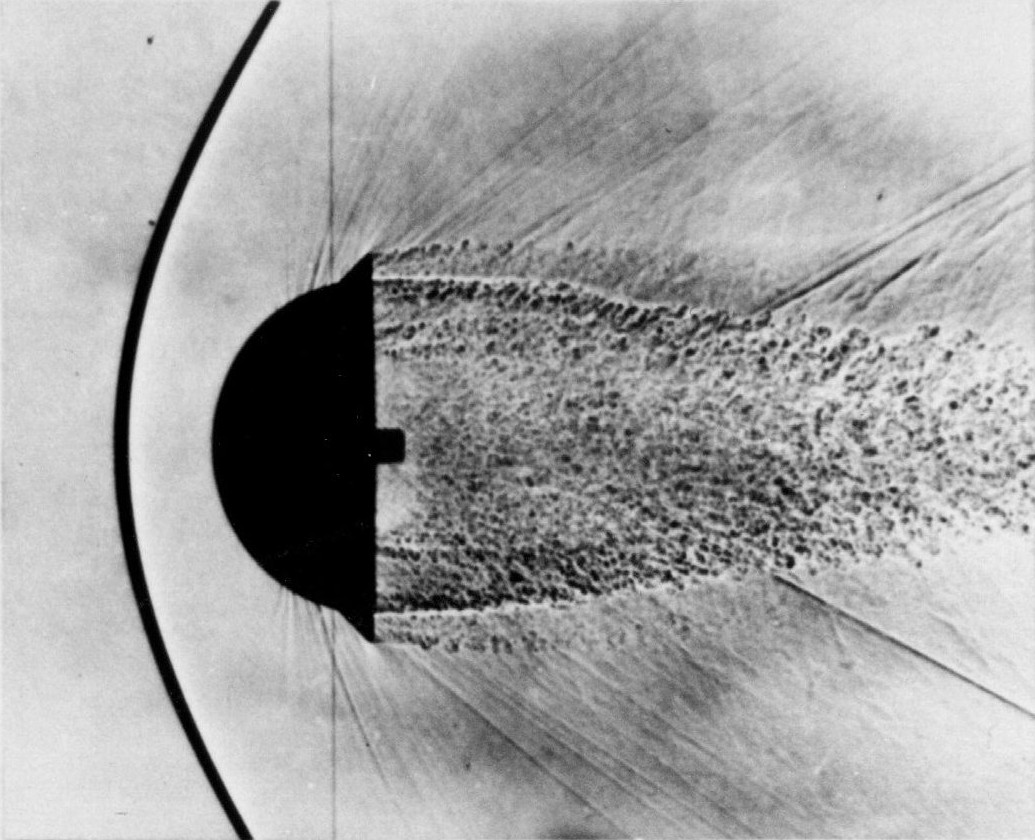
#> input picture data/Bowshock_example_-_blunt_body.jpg, 1035 x 840 px, found by its file name
$ jupyter execute 03_1_SVD_Blunt_Body.ipynb
#> lines starting #> are read from the running program, lines starting #| are printed output that depends on the picture; long printed decimals are rounded
<a href="https://colab.research.google.com/github/kursatkara/MAE_5020_Spring_2026/blob/master/03_1_SVD_Blunt_Body.ipynb" target="_parent"></a>

[cell 1]
import numpy as np
import matplotlib.pyplot as plt

from PIL import Image
from urllib.request import Request, urlopen

# get the image from the url
#url = "https://upload.wikimedia.org/wikipedia/commons/f/fb/Karmansche_Wirbelstr_kleine_Re.JPG"
#url = "https://upload.wikimedia.org/wikipedia/commons/2/2c/Vortex-street-1.jpg"
#url = "https://upload.wikimedia.org/wikipedia/commons/6/61/Black_Circle.jpg"
url = "https://upload.wikimedia.org/wikipedia/commons/3/33/Bowshock_example_-_blunt_body.jpg"

req = Request(url, headers={"User-Agent": "Mozilla/5.0"})
with urlopen(req) as f:
    # convert the image to grayscale
    image = Image.open(f).convert("L")
#> image is the input picture: PIL image 1035x840 L; min 0, max 243, mean 163.5

# convert the image to a numpy array
X = np.array(image)

# plot the image
plt.imshow(X, cmap='gray')
plt.show()

[cell 2]
print("Dimension of X :", X.ndim)
#| Dimension of X : 2
print("Shape of X     :", X.shape)
#| Shape of X     : (840, 1035)
print("Size of X      :", X.size)
#| Size of X      : 869400
print("Min(X)         :", np.min(X))
#| Min(X)         : 0
print("Max(X)         :", np.max(X))
#| Max(X)         : 243
print("X.             :\n",X)
#> (printed output is left out)

[cell 3]
U, S, VT = np.linalg.svd(X,full_matrices=False)
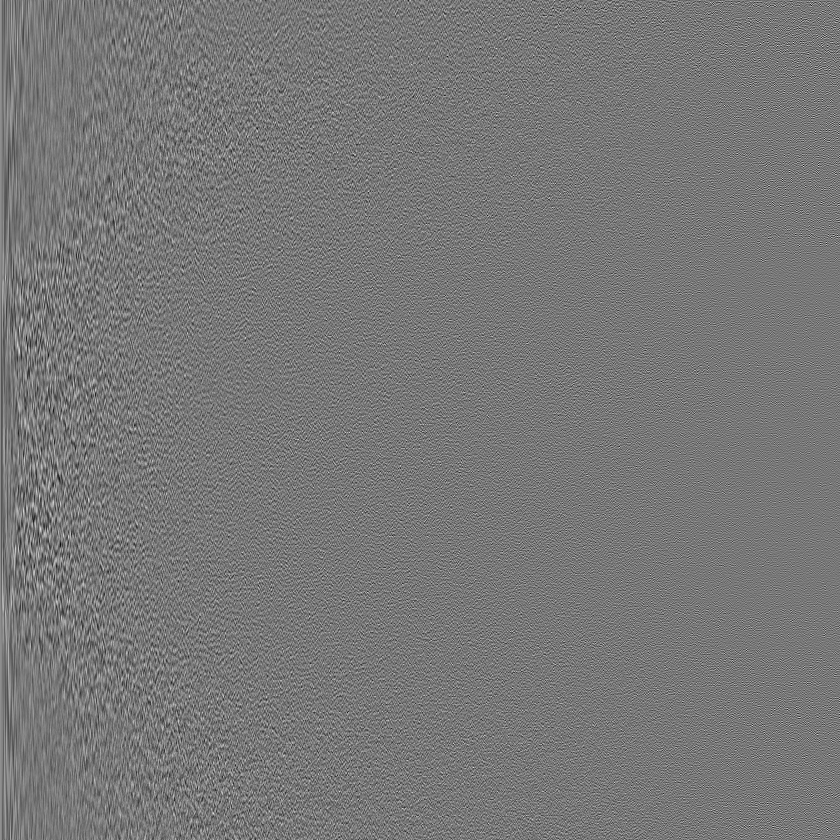
#> U: shape (840, 840) float64; min -0.192, max 0.216, mean 3.89e-05; drawn with min black and max white
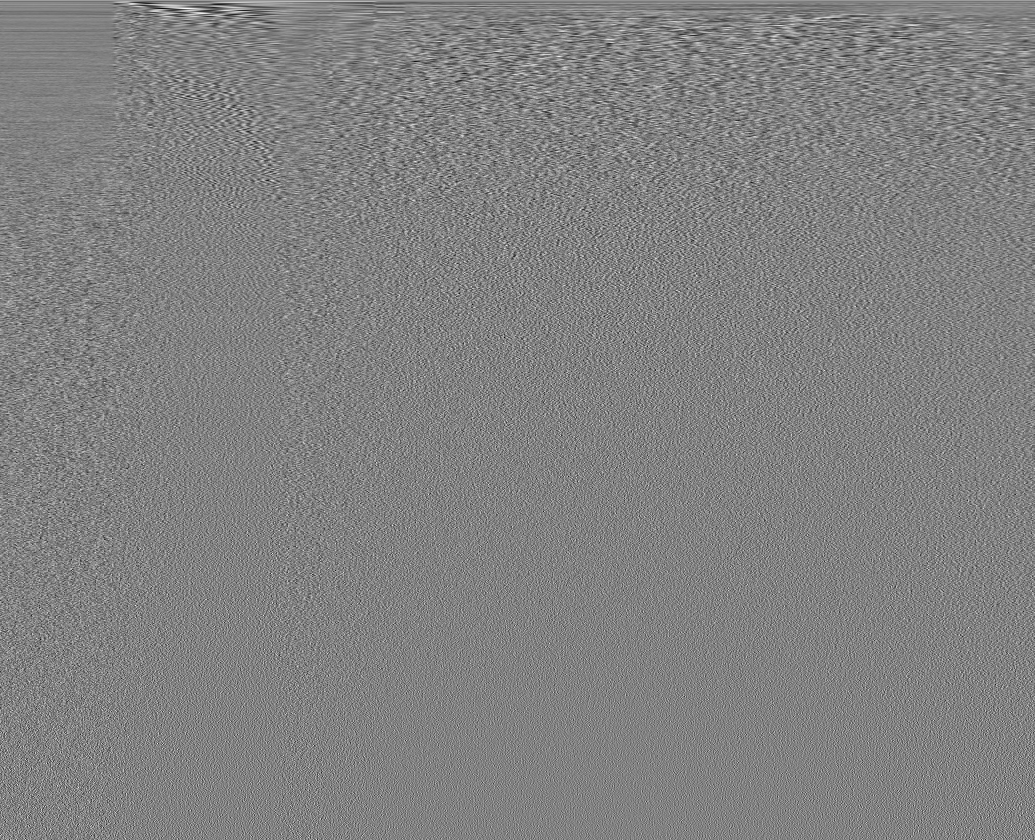
#> VT: shape (840, 1035) float64; min -0.177, max 0.171, mean 3.71e-05; drawn with min black and max white
#> S = 840 values, max 156599.5 at index 0, min 2.04 at index 839, mean 586.1
print("Shape of U     :", U.shape)
#| Shape of U     : (840, 840)
print("Shape of S     :", S.shape)
#| Shape of S     : (840,)
print("Shape of VT    :", VT.shape)
#| Shape of VT    : (840, 1035)

S = np.diag(S)
print("np.diag(S)     :", S.shape)
#| np.diag(S)     : (840, 840)

j = 0
for r in (5, 20, 100, 200):
    # Construct approximate image
    Xapprox = U[:,:r] @ S[0:r,:r] @ VT[:r,:]
    print("--------------r:",r)
    print("Shape of U     :", U[:,:r].shape)
    print("Shape of S     :", S[0:r,:r].shape)
    print("Shape of VT    :", VT[:r,:].shape)
    print("Shape of Xaprx :", Xapprox.shape)

    plt.figure(j+1)
    j += 1
    img = plt.imshow(Xapprox)
    img.set_cmap('gray')
    plt.axis('off')
    plt.title('r = ' + str(r))
    plt.show()
#> this loop made 4 passes
#> pass 2, `Xapprox = U[:,:r] @ S[0:r,:r] @ VT[:r,:]`:
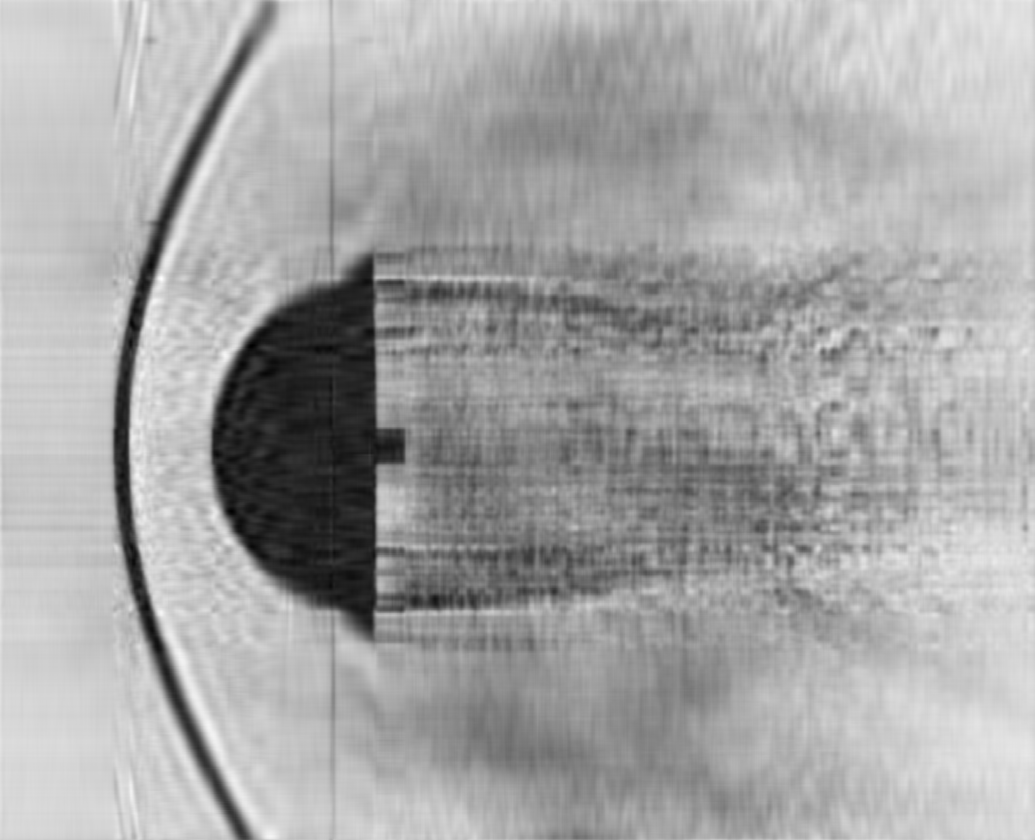
#> Xapprox: shape (840, 1035) float64; min -44.06, max 273.4, mean 163.5; drawn with min black and max white
#> after the loop, j = 4

[cell 4]
print("Matrix U")
print("Dimension :", U.ndim)
#| Dimension : 2
print("Shape     :", U.shape)
#| Shape     : (840, 840)
print("Size      :", U.size)
#| Size      : 705600

[cell 5]
# U
plt.imshow(U, cmap='gray_r', interpolation='nearest')
plt.title('U')
plt.xticks([])
plt.yticks([])
#> Out = ([], [])

[cell 6]
print("Matrix S")
print("Dimension :", S.ndim)
#| Dimension : 2
print("Shape     :", S.shape)
#| Shape     : (840, 840)
print("Size      :", S.size)
#| Size      : 705600

[cell 7]
print("First 4x4 part of the S:\n", S[:4,:4])
#| First 4x4 part of the S:
#|  [[156599.502      0.              0.              0.        ]
#|  [     0.          27384.186       0.              0.        ]
#|  [     0.              0.          14116.948        0.        ]
#|  [     0.              0.              0.           8868.863]]

[cell 8]
# S
plt.imshow(S, cmap='gray_r', interpolation='nearest')
plt.title('S')
plt.clim(0,1)  # Set the color limits to make 0s white and non-zeros black
plt.xticks([])
plt.yticks([])
#plt.box(False)
plt.show()

[cell 9]
print("Matrix VT")
print("Dimension :", VT.ndim)
#| Dimension : 2
print("Shape     :", VT.shape)
#| Shape     : (840, 1035)
print("Size      :", VT.size)
#| Size      : 869400

[cell 10]
# VT
plt.figure(1)
img = plt.imshow(VT)
img.set_cmap('gray')
plt.axis('off')
plt.title('$V^T$')
plt.show()

[cell 11]
plt.figure(1)
plt.semilogy(np.diag(S))
plt.axvline(200, color='red',linestyle='dashed')
plt.title('Singular Values')
plt.show()
#> figure, not shown here; curve peaks at x = 0, y = 156599.5

plt.figure(2)
plt.plot(np.cumsum(np.diag(S))/np.sum(np.diag(S)))
plt.axvline(150, color='red',linestyle='dashed')
plt.axhline(0.90, color='black',linestyle='dashed')
plt.title('Singular Values: Cumulative Sum')
plt.show()
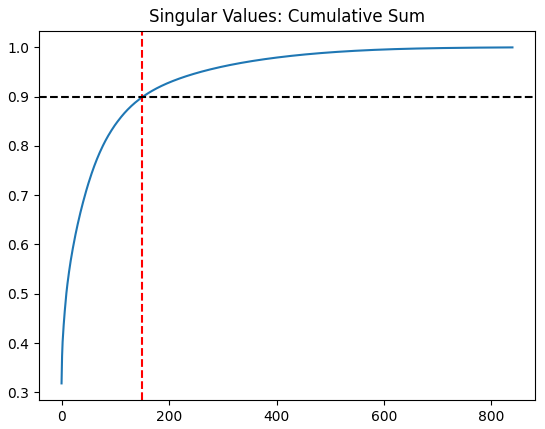
#> figure drawn by matplotlib, 1 panel; curve peaks at x = 839, y = 1

[cell 12]
# Correlation Matrices, X Xt
# Xt = Transpose of X
Xt = X.T
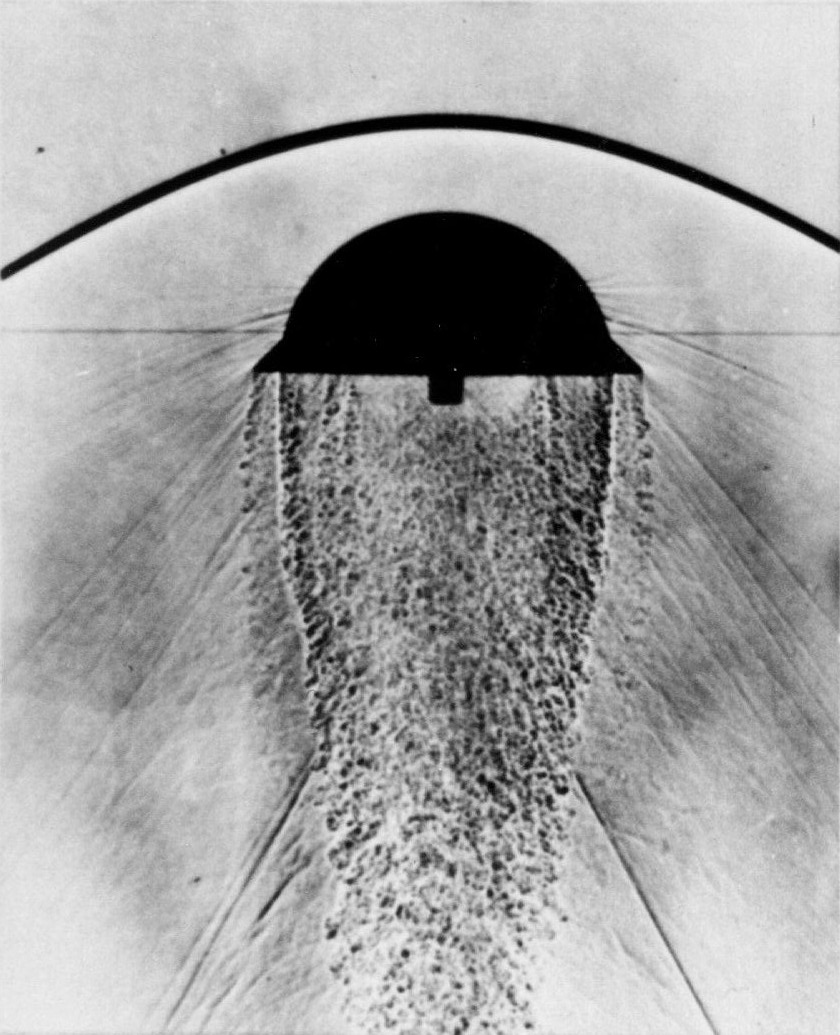
#> Xt: shape (1035, 840); min 0, max 243, mean 163.5
# XXt = X dot XT
XXt = X @ Xt
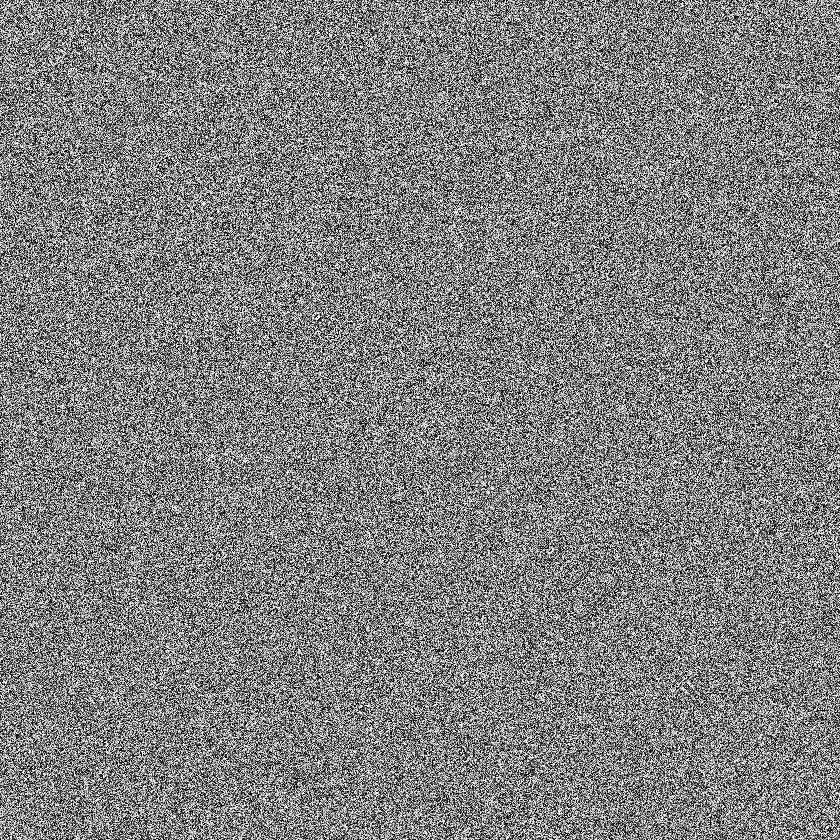
#> XXt: shape (840, 840); min 0, max 255, mean 127.6
print("Shape of X XT", XXt.shape)
#| Shape of X XT (840, 840)
plt.figure(1)
img = plt.imshow(XXt)
img.set_cmap('gray')
plt.axis('off')
plt.title('$X X^T$')
plt.show()

[cell 13]
# Correlation Matrices, Xt X
# Xt = Transpose of X
Xt = X.T
# XXt = X dot XT
XtX = Xt @ X
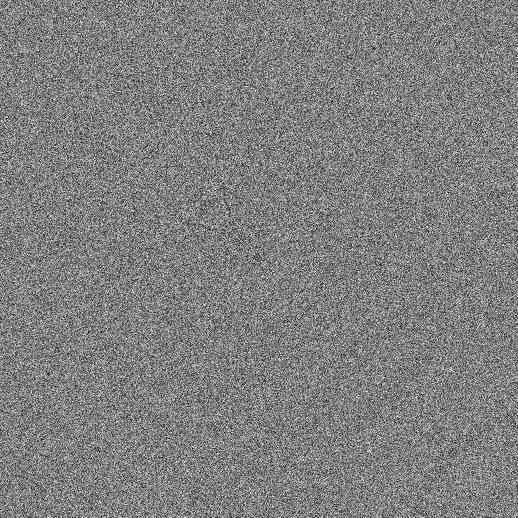
#> XtX: shape (1035, 1035) (shown at 1/2 size); min 0, max 255, mean 127.6
print("Shape of XT X", XtX.shape)
#| Shape of XT X (1035, 1035)
plt.figure(1)
img = plt.imshow(XtX)
img.set_cmap('gray')
plt.axis('off')
plt.title('$X^T X$')
plt.show()

$ run again, with data/Vortex-street-1.jpg copied over data/Bowshock_example_-_blunt_body.jpg
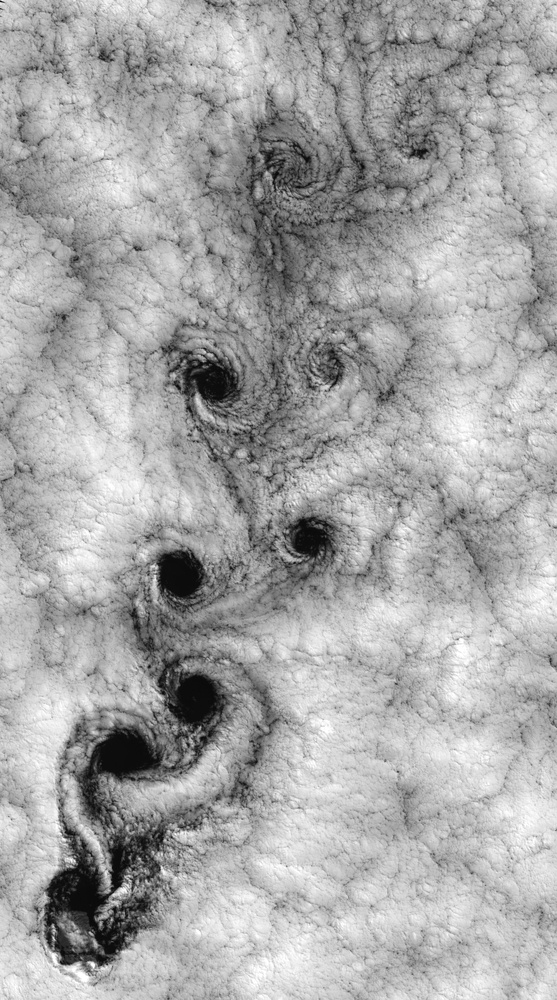
#> input picture data/Vortex-street-1.jpg, 557 x 1000 px, shrunk from 2549 x 4574 before the run, found by its file name
#> image is the input picture: PIL image 557x1000 L; min 5, max 255, mean 166.9
#| Dimension of X : 2
#| Shape of X     : (1000, 557)
#| Size of X      : 557000
#| Min(X)         : 5
#| Max(X)         : 255
#> (printed output is left out)
#> `U, S, VT = np.linalg.svd(X,full_matrices=False)`:
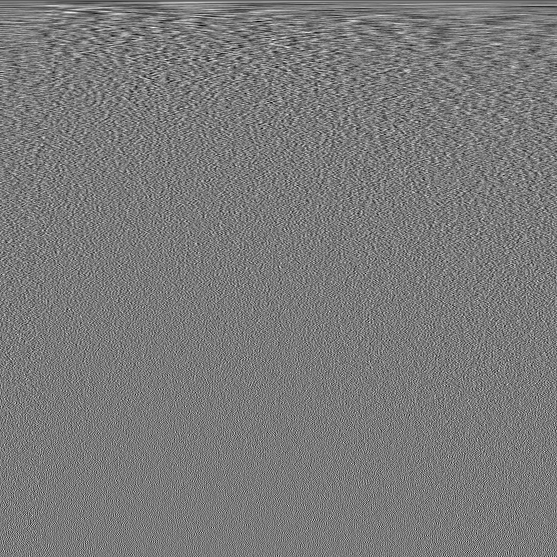
#> VT: shape (557, 557) float64; min -0.189, max 0.204, mean -7.66e-05; drawn with min black and max white
#> `U, S, VT = np.linalg.svd(X,full_matrices=False)`: S = 557 values, max 125356.7 at index 0, min 56.13 at index 556, mean 819.2
#| Shape of U     : (1000, 557)
#| Shape of S     : (557,)
#| Shape of VT    : (557, 557)
#| np.diag(S)     : (557, 557)
#> after the loop `for r in (5, 20, 100, 200):`: j = 4
#| Dimension : 2
#| Shape     : (1000, 557)
#| Size      : 557000
#> Out = ([], [])
#| Dimension : 2
#| Shape     : (557, 557)
#| Size      : 310249
#| First 4x4 part of the S:
#|  [[125356.664      0.              0.              0.        ]
#|  [     0.          18193.606      0.              0.        ]
#|  [     0.              0.          12932.242      0.        ]
#|  [     0.              0.              0.           7982.657]]
#| Dimension : 2
#| Shape     : (557, 557)
#| Size      : 310249
#| Shape of X XT (1000, 1000)
#> `XtX = Xt @ X`:
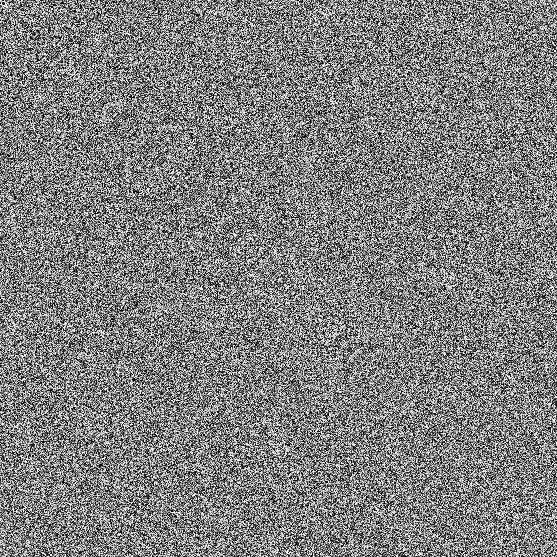
#> XtX: shape (557, 557); min 0, max 255, mean 127.2
#| Shape of XT X (557, 557)
